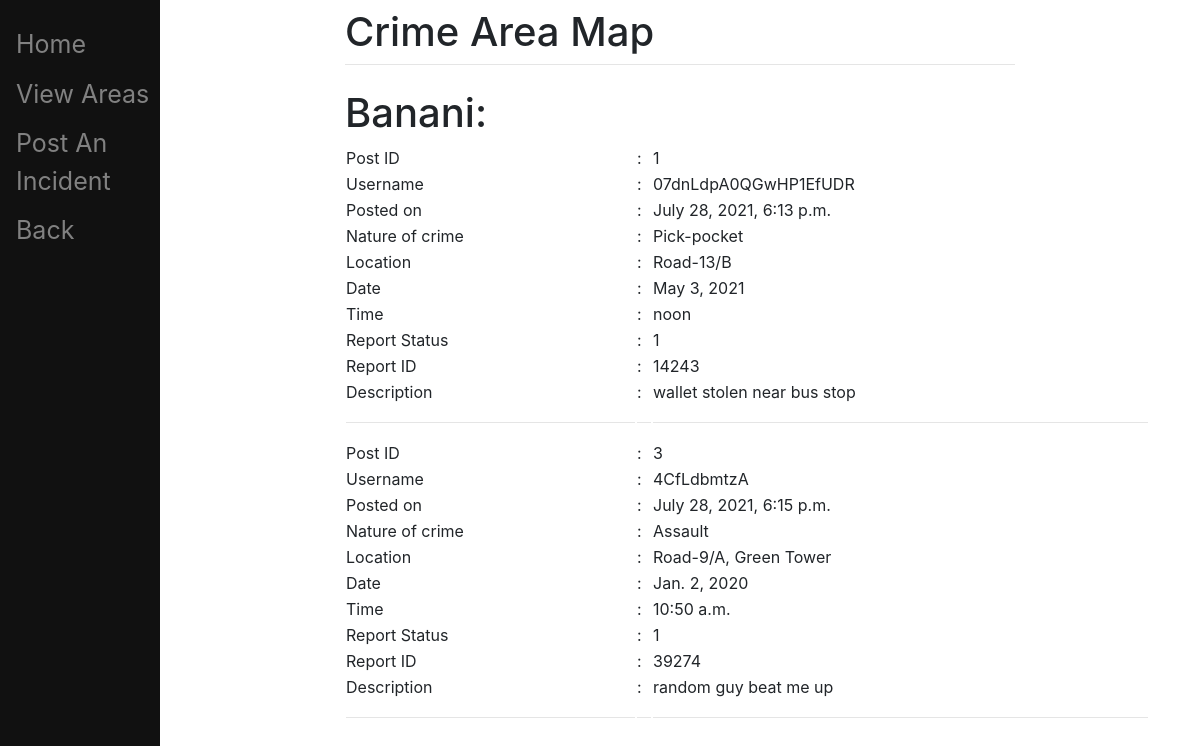
Before: /incidents/Banani with the older database file.
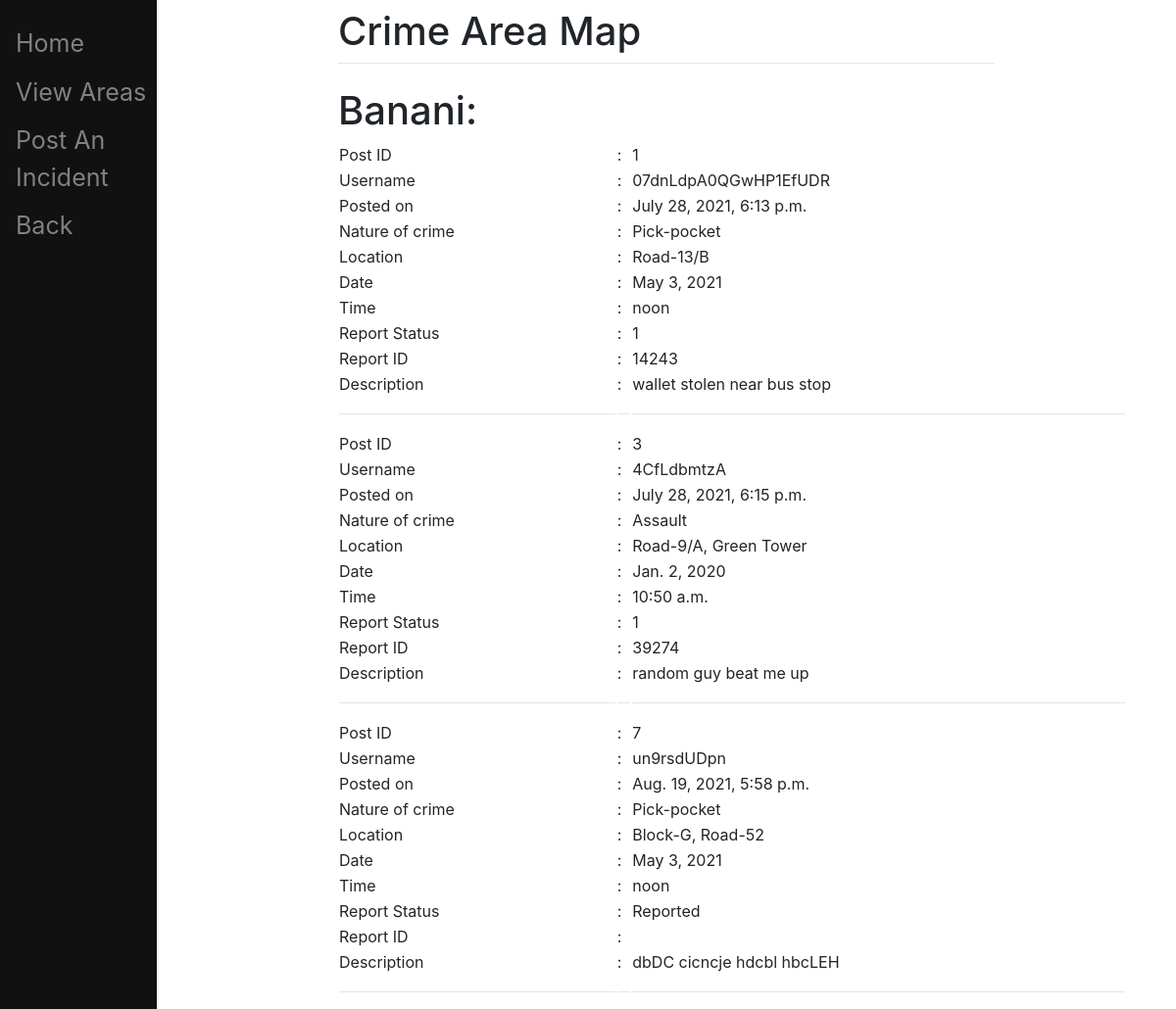
After: the same page with the newer database file.
### main/models.py (models this page shows, shortened)
class CrimeIncident(models.Model):
	email = models.CharField(max_length=50)
	username = models.CharField(max_length=20)
	area_name = models.CharField(max_length=150)
	nature_of_crime = models.CharField(max_length=50)
	report_status = models.CharField(max_length=20)
	report_id = models.CharField(max_length=10)
	location = models.CharField(max_length=100)
	date_of_crime = models.DateField()
	time_of_crime = models.TimeField()
	timestamp = models.DateTimeField(auto_now_add=True)
	description = models.CharField(max_length=200)

### main/views.py (the view)
# urls.py: path("incidents/<slug:area>", views.show_posts, name="incidents")
def show_posts(request, area):
	posts = {}
	if request.method=="GET":
		for i in list(CrimeIncident.objects.all()):
			if i.area_name == area:
				incident = {
					'Post ID' : i.id,
					'Username' : i.username,
					'Posted on' : i.timestamp,
					'Nature of crime' : i.nature_of_crime,
					'Location' : i.location,
					'Date' : i.date_of_crime,
					'Time' : i.time_of_crime,
					'Report Status' : i.report_status,
					'Report ID' : i.report_id,
					'Description' : i.description
				}
				posts[i] = incident
	return render(request, "main/incidents.html", {'Posts':posts, 'Area':area})

### main/templates/main/incidents.html (shortened to what this page needs)
{% extends 'main/base.html' %}
{% block content %}
	<h1>{{Area}}:</h1>
	<table  style="width:120%">
	{% for sl,post in Posts.items %}
		{% for key,value in post.items %}
			<tr>
				<td> {{key}} </td>
				<td> : </td>
				<td> {{value}} </td>
			</tr>
		{% endfor %}
	<tr> <td> <hr/> </td>  <td> <hr/> </td> <td> <hr/> </td> </tr>
	{% endfor %}
	</table>
{% endblock %}

Changed rows visible on the page:
added CrimeIncident: post "Post ID" "Username" "Posted on" "Nature of crime" "Location" "Date" "Time" "Report Status" "Report ID" "Description", post "7" "un9rsdUDpn" "Aug. 19, 2021, 5:58 p.m." "Pick-pocket" "Block-G, Road-52" "May 3, 2021" "noon" "Reported" "dbDC cicncje hdcbl hbcLEH"
